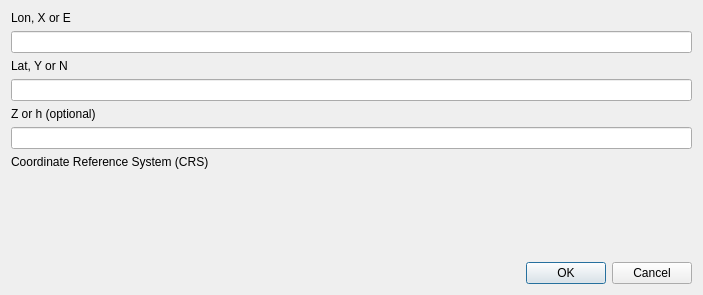
<?xml version="1.0" encoding="UTF-8"?>
<ui version="4.0">
 <class>ImportXYZ</class>
 <widget class="QDialog" name="ImportXYZ">
  <property name="geometry">
   <rect>
    <x>0</x>
    <y>0</y>
    <width>703</width>
    <height>295</height>
   </rect>
  </property>
  <property name="windowTitle">
   <string>Import XYZ</string>
  </property>
  <layout class="QGridLayout" name="gridLayout">
   <item row="0" column="0">
    <layout class="QVBoxLayout" name="verticalLayout">
     <item>
      <widget class="QLabel" name="coordX_label">
       <property name="text">
        <string>Lon, X or E</string>
       </property>
      </widget>
     </item>
     <item>
      <widget class="QLineEdit" name="coordX">
       <property name="text">
        <string/>
       </property>
      </widget>
     </item>
     <item>
      <widget class="QLabel" name="coordY_label">
       <property name="text">
        <string>Lat, Y or N</string>
       </property>
      </widget>
     </item>
     <item>
      <widget class="QLineEdit" name="coordY"/>
     </item>
     <item>
      <widget class="QLabel" name="coordZ_label">
       <property name="text">
        <string>Z or h (optional)</string>
       </property>
      </widget>
     </item>
     <item>
      <widget class="QLineEdit" name="coordZ"/>
     </item>
     <item>
      <widget class="QLabel" name="CRS_label">
       <property name="text">
        <string>Coordinate Reference System (CRS)</string>
       </property>
      </widget>
     </item>
     <item>
      <widget class="QgsProjectionSelectionWidget" name="mQgsProjectionSelectionWidget"/>
     </item>
     <item>
      <spacer name="verticalSpacer">
       <property name="orientation">
        <enum>Qt::Vertical</enum>
       </property>
       <property name="sizeHint" stdset="0">
        <size>
         <width>20</width>
         <height>40</height>
        </size>
       </property>
      </spacer>
     </item>
     <item>
      <widget class="QDialogButtonBox" name="buttonBox">
       <property name="orientation">
        <enum>Qt::Horizontal</enum>
       </property>
       <property name="standardButtons">
        <set>QDialogButtonBox::Cancel|QDialogButtonBox::Ok</set>
       </property>
      </widget>
     </item>
    </layout>
   </item>
  </layout>
 </widget>
 <customwidgets>
  <customwidget>
   <class>QgsProjectionSelectionWidget</class>
   <extends>QWidget</extends>
   <header>qgsprojectionselectionwidget.h</header>
  </customwidget>
 </customwidgets>
 <resources/>
 <connections>
  <connection>
   <sender>buttonBox</sender>
   <signal>accepted()</signal>
   <receiver>ImportXYZ</receiver>
   <slot>accept()</slot>
   <hints>
    <hint type="sourcelabel">
     <x>248</x>
     <y>254</y>
    </hint>
    <hint type="destinationlabel">
     <x>157</x>
     <y>274</y>
    </hint>
   </hints>
  </connection>
  <connection>
   <sender>buttonBox</sender>
   <signal>rejected()</signal>
   <receiver>ImportXYZ</receiver>
   <slot>reject()</slot>
   <hints>
    <hint type="sourcelabel">
     <x>316</x>
     <y>260</y>
    </hint>
    <hint type="destinationlabel">
     <x>286</x>
     <y>274</y>
    </hint>
   </hints>
  </connection>
 </connections>
</ui>
